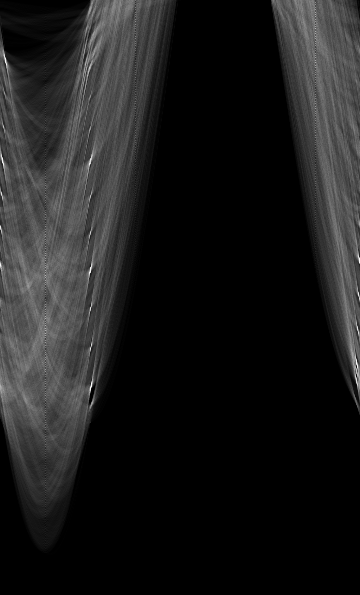
#> input picture packages/js-benchmarks/img/seq.png, 360 x 595 px; the run also reads 3 pictures not shown here
$ python diff.py
#> lines starting #> are read from the running program, lines starting #| are printed output that depends on the picture
import cv2 as cv


def red(img):
    img[:, :, 0] = 0
    img[:, :, 1] = 0


def diff(a, b, out):
#> called with a = './seq.png', b = './wasm.png', out = 'diff_seq_wasm.png'
    a = cv.imread(a)
#> a is the input picture: shape (595, 360, 3); min 0, max 255, mean 27.8
    b = cv.imread(b)
    a_b = cv.absdiff(a, b)
    cv.normalize(a_b, a_b, 0, 255, cv.NORM_MINMAX)
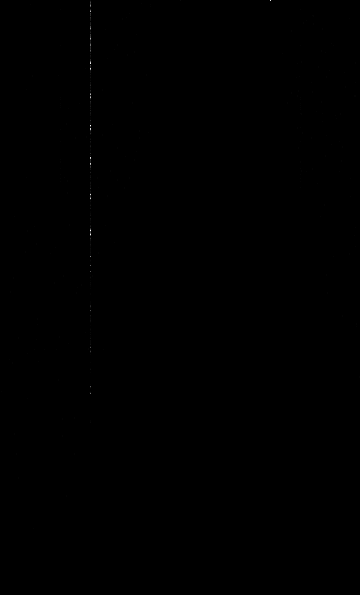
#> a_b: shape (595, 360, 3); min 0, max 255, mean 0.1
    cv.imwrite(out, a_b)


diff('./seq.png', './wasm.png', 'diff_seq_wasm.png')
diff('./seq_lookup.png', './wasm_lookup.png', 'diff_seq_lookup_wasm_lookup.png')
#> in diff (call 2), `cv.normalize(a_b, a_b, 0, 255, cv.NORM_MINMAX)`: a_b: shape (595, 360, 3); min 0, max 255, mean 0.1

# diff('./seq.png', './wasm_simd_expl.png', 'diff_seq_wasm_simd_expl.png')
diff('./seq_lookup.png', './wasm_simd_expl_lookup.png',
     'diff_seq_lookup_wasm_simd_expl_lookup.png')
#> (the run stopped early here; a loop or call above may not have finished)
